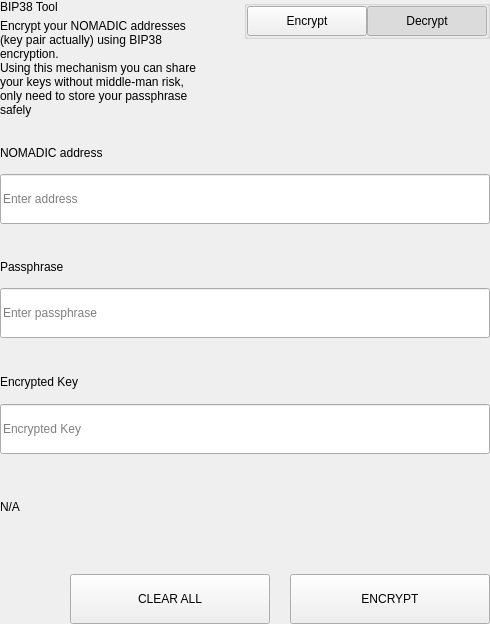
<?xml version="1.0" encoding="UTF-8"?>
<ui version="4.0">
 <class>SettingsBitToolWidget</class>
 <widget class="QWidget" name="SettingsBitToolWidget">
  <property name="geometry">
   <rect>
    <x>0</x>
    <y>0</y>
    <width>490</width>
    <height>624</height>
   </rect>
  </property>
  <property name="windowTitle">
   <string>Form</string>
  </property>
  <layout class="QVBoxLayout" name="verticalLayout">
   <property name="spacing">
    <number>0</number>
   </property>
   <property name="leftMargin">
    <number>0</number>
   </property>
   <property name="topMargin">
    <number>0</number>
   </property>
   <property name="rightMargin">
    <number>0</number>
   </property>
   <property name="bottomMargin">
    <number>0</number>
   </property>
   <item>
    <widget class="QWidget" name="left" native="true">
     <layout class="QVBoxLayout" name="verticalLayout_3">
      <property name="leftMargin">
       <number>0</number>
      </property>
      <property name="topMargin">
       <number>0</number>
      </property>
      <property name="rightMargin">
       <number>0</number>
      </property>
      <property name="bottomMargin">
       <number>0</number>
      </property>
      <item>
       <layout class="QVBoxLayout" name="verticalLayout_2">
        <property name="spacing">
         <number>0</number>
        </property>
        <item>
         <layout class="QHBoxLayout" name="horizontalLayout_3" stretch="3,1">
          <property name="spacing">
           <number>40</number>
          </property>
          <item>
           <layout class="QVBoxLayout" name="verticalLayoutTitle">
            <property name="spacing">
             <number>5</number>
            </property>
            <item>
             <widget class="QLabel" name="labelTitle">
              <property name="text">
               <string>BIP38 Tool</string>
              </property>
             </widget>
            </item>
            <item>
             <widget class="QLabel" name="labelSubtitle1">
              <property name="text">
               <string>Encrypt your NOMADIC addresses (key pair actually) using BIP38 encryption.
Using this mechanism you can share your keys without middle-man risk, only need to store your passphrase safely</string>
              </property>
              <property name="wordWrap">
               <bool>true</bool>
              </property>
             </widget>
            </item>
           </layout>
          </item>
          <item alignment="Qt::AlignTop">
           <widget class="QGroupBox" name="groupBox">
            <property name="title">
             <string/>
            </property>
            <property name="alignment">
             <set>Qt::AlignLeading|Qt::AlignLeft|Qt::AlignTop</set>
            </property>
            <layout class="QHBoxLayout" name="horizontalLayout_4">
             <property name="spacing">
              <number>0</number>
             </property>
             <property name="leftMargin">
              <number>0</number>
             </property>
             <property name="topMargin">
              <number>0</number>
             </property>
             <property name="rightMargin">
              <number>0</number>
             </property>
             <property name="bottomMargin">
              <number>0</number>
             </property>
             <item>
              <spacer name="horizontalSpacer">
               <property name="orientation">
                <enum>Qt::Horizontal</enum>
               </property>
               <property name="sizeHint" stdset="0">
                <size>
                 <width>40</width>
                 <height>20</height>
                </size>
               </property>
              </spacer>
             </item>
             <item>
              <widget class="QPushButton" name="pushLeft">
               <property name="minimumSize">
                <size>
                 <width>120</width>
                 <height>30</height>
                </size>
               </property>
               <property name="maximumSize">
                <size>
                 <width>120</width>
                 <height>30</height>
                </size>
               </property>
               <property name="focusPolicy">
                <enum>Qt::NoFocus</enum>
               </property>
               <property name="text">
                <string>Encrypt</string>
               </property>
               <property name="checkable">
                <bool>true</bool>
               </property>
               <property name="autoExclusive">
                <bool>true</bool>
               </property>
              </widget>
             </item>
             <item>
              <widget class="QPushButton" name="pushRight">
               <property name="minimumSize">
                <size>
                 <width>120</width>
                 <height>30</height>
                </size>
               </property>
               <property name="maximumSize">
                <size>
                 <width>120</width>
                 <height>30</height>
                </size>
               </property>
               <property name="focusPolicy">
                <enum>Qt::NoFocus</enum>
               </property>
               <property name="text">
                <string>Decrypt</string>
               </property>
               <property name="checkable">
                <bool>true</bool>
               </property>
               <property name="checked">
                <bool>true</bool>
               </property>
               <property name="autoExclusive">
                <bool>true</bool>
               </property>
              </widget>
             </item>
            </layout>
           </widget>
          </item>
         </layout>
        </item>
        <item>
         <widget class="QStackedWidget" name="stackedWidget">
          <property name="currentIndex">
           <number>1</number>
          </property>
          <widget class="QWidget" name="pageDecrypt">
           <layout class="QVBoxLayout" name="verticalLayout_5">
            <property name="spacing">
             <number>0</number>
            </property>
            <property name="leftMargin">
             <number>0</number>
            </property>
            <property name="topMargin">
             <number>0</number>
            </property>
            <property name="rightMargin">
             <number>0</number>
            </property>
            <property name="bottomMargin">
             <number>0</number>
            </property>
            <item>
             <widget class="QWidget" name="widget" native="true">
              <property name="minimumSize">
               <size>
                <width>0</width>
                <height>100</height>
               </size>
              </property>
              <layout class="QVBoxLayout" name="verticalLayout_4">
               <property name="spacing">
                <number>0</number>
               </property>
               <property name="leftMargin">
                <number>0</number>
               </property>
               <property name="topMargin">
                <number>0</number>
               </property>
               <property name="rightMargin">
                <number>0</number>
               </property>
               <property name="bottomMargin">
                <number>0</number>
               </property>
               <item>
                <spacer name="verticalSpacer_2">
                 <property name="orientation">
                  <enum>Qt::Vertical</enum>
                 </property>
                 <property name="sizeType">
                  <enum>QSizePolicy::Fixed</enum>
                 </property>
                 <property name="sizeHint" stdset="0">
                  <size>
                   <width>20</width>
                   <height>20</height>
                  </size>
                 </property>
                </spacer>
               </item>
               <item>
                <layout class="QHBoxLayout" name="horizontalLayout_6" stretch="2">
                 <property name="spacing">
                  <number>0</number>
                 </property>
                 <item>
                  <layout class="QVBoxLayout" name="verticalLayout_7">
                   <property name="spacing">
                    <number>9</number>
                   </property>
                   <item>
                    <widget class="QLabel" name="labelSubtitleKey">
                     <property name="minimumSize">
                      <size>
                       <width>0</width>
                       <height>20</height>
                      </size>
                     </property>
                     <property name="maximumSize">
                      <size>
                       <width>16777215</width>
                       <height>20</height>
                      </size>
                     </property>
                     <property name="text">
                      <string>Encrypted key</string>
                     </property>
                    </widget>
                   </item>
                   <item>
                    <widget class="QLineEdit" name="lineEditKey">
                     <property name="minimumSize">
                      <size>
                       <width>0</width>
                       <height>50</height>
                      </size>
                     </property>
                     <property name="maximumSize">
                      <size>
                       <width>16777215</width>
                       <height>50</height>
                      </size>
                     </property>
                     <property name="placeholderText">
                      <string>Enter a encrypted key</string>
                     </property>
                    </widget>
                   </item>
                  </layout>
                 </item>
                </layout>
               </item>
               <item>
                <spacer name="verticalSpacer_3">
                 <property name="orientation">
                  <enum>Qt::Vertical</enum>
                 </property>
                 <property name="sizeType">
                  <enum>QSizePolicy::Fixed</enum>
                 </property>
                 <property name="sizeHint" stdset="0">
                  <size>
                   <width>20</width>
                   <height>20</height>
                  </size>
                 </property>
                </spacer>
               </item>
               <item>
                <layout class="QVBoxLayout" name="verticalLayout_9">
                 <property name="spacing">
                  <number>9</number>
                 </property>
                 <item>
                  <widget class="QLabel" name="labelSubtitlePassphrase">
                   <property name="maximumSize">
                    <size>
                     <width>16777215</width>
                     <height>20</height>
                    </size>
                   </property>
                   <property name="text">
                    <string>Passphrase</string>
                   </property>
                  </widget>
                 </item>
                 <item>
                  <widget class="QLineEdit" name="lineEditPassphrase">
                   <property name="minimumSize">
                    <size>
                     <width>0</width>
                     <height>50</height>
                    </size>
                   </property>
                   <property name="maximumSize">
                    <size>
                     <width>16777215</width>
                     <height>50</height>
                    </size>
                   </property>
                   <property name="placeholderText">
                    <string>Enter a passphrase</string>
                   </property>
                  </widget>
                 </item>
                </layout>
               </item>
               <item>
                <spacer name="verticalSpacer_4">
                 <property name="orientation">
                  <enum>Qt::Vertical</enum>
                 </property>
                 <property name="sizeType">
                  <enum>QSizePolicy::Fixed</enum>
                 </property>
                 <property name="sizeHint" stdset="0">
                  <size>
                   <width>20</width>
                   <height>20</height>
                  </size>
                 </property>
                </spacer>
               </item>
               <item>
                <widget class="QWidget" name="widget_3" native="true">
                 <property name="sizePolicy">
                  <sizepolicy hsizetype="Preferred" vsizetype="Fixed">
                   <horstretch>0</horstretch>
                   <verstretch>0</verstretch>
                  </sizepolicy>
                 </property>
                 <layout class="QVBoxLayout" name="verticalLayout_10">
                  <property name="spacing">
                   <number>9</number>
                  </property>
                  <property name="leftMargin">
                   <number>0</number>
                  </property>
                  <property name="topMargin">
                   <number>0</number>
                  </property>
                  <property name="rightMargin">
                   <number>0</number>
                  </property>
                  <property name="bottomMargin">
                   <number>0</number>
                  </property>
                  <item>
                   <widget class="QLabel" name="labelSubtitleDecryptResult">
                    <property name="minimumSize">
                     <size>
                      <width>0</width>
                      <height>20</height>
                     </size>
                    </property>
                    <property name="maximumSize">
                     <size>
                      <width>16777215</width>
                      <height>20</height>
                     </size>
                    </property>
                    <property name="text">
                     <string>Decrypted address result</string>
                    </property>
                   </widget>
                  </item>
                  <item>
                   <widget class="QWidget" name="widget_4" native="true">
                    <layout class="QHBoxLayout" name="horizontalLayout" stretch="6,0,1">
                     <property name="spacing">
                      <number>0</number>
                     </property>
                     <property name="leftMargin">
                      <number>0</number>
                     </property>
                     <property name="topMargin">
                      <number>0</number>
                     </property>
                     <property name="rightMargin">
                      <number>0</number>
                     </property>
                     <property name="bottomMargin">
                      <number>0</number>
                     </property>
                     <item alignment="Qt::AlignVCenter">
                      <widget class="QLineEdit" name="lineEditDecryptResult">
                       <property name="minimumSize">
                        <size>
                         <width>0</width>
                         <height>50</height>
                        </size>
                       </property>
                       <property name="maximumSize">
                        <size>
                         <width>16777215</width>
                         <height>50</height>
                        </size>
                       </property>
                       <property name="placeholderText">
                        <string>Decrypted Address</string>
                       </property>
                      </widget>
                     </item>
                     <item>
                      <spacer name="horizontalSpacer_4">
                       <property name="orientation">
                        <enum>Qt::Horizontal</enum>
                       </property>
                       <property name="sizeType">
                        <enum>QSizePolicy::Fixed</enum>
                       </property>
                       <property name="sizeHint" stdset="0">
                        <size>
                         <width>20</width>
                         <height>50</height>
                        </size>
                       </property>
                      </spacer>
                     </item>
                     <item>
                      <widget class="QPushButton" name="pushButtonImport">
                       <property name="minimumSize">
                        <size>
                         <width>140</width>
                         <height>40</height>
                        </size>
                       </property>
                       <property name="text">
                        <string>Import Address</string>
                       </property>
                      </widget>
                     </item>
                    </layout>
                   </widget>
                  </item>
                 </layout>
                </widget>
               </item>
               <item>
                <widget class="QLabel" name="statusLabel_DEC">
                 <property name="maximumSize">
                  <size>
                   <width>16777215</width>
                   <height>40</height>
                  </size>
                 </property>
                 <property name="text">
                  <string/>
                 </property>
                </widget>
               </item>
               <item>
                <spacer name="verticalSpacer">
                 <property name="orientation">
                  <enum>Qt::Vertical</enum>
                 </property>
                 <property name="sizeType">
                  <enum>QSizePolicy::Preferred</enum>
                 </property>
                 <property name="sizeHint" stdset="0">
                  <size>
                   <width>20</width>
                   <height>20</height>
                  </size>
                 </property>
                </spacer>
               </item>
               <item>
                <layout class="QHBoxLayout" name="horizontalLayout_7">
                 <property name="spacing">
                  <number>0</number>
                 </property>
                 <item>
                  <spacer name="horizontalSpacer_5">
                   <property name="orientation">
                    <enum>Qt::Horizontal</enum>
                   </property>
                   <property name="sizeType">
                    <enum>QSizePolicy::Expanding</enum>
                   </property>
                   <property name="sizeHint" stdset="0">
                    <size>
                     <width>40</width>
                     <height>20</height>
                    </size>
                   </property>
                  </spacer>
                 </item>
                 <item>
                  <widget class="QPushButton" name="pushButtonDecryptClear">
                   <property name="minimumSize">
                    <size>
                     <width>200</width>
                     <height>50</height>
                    </size>
                   </property>
                   <property name="maximumSize">
                    <size>
                     <width>200</width>
                     <height>50</height>
                    </size>
                   </property>
                   <property name="text">
                    <string>CLEAR</string>
                   </property>
                  </widget>
                 </item>
                 <item>
                  <spacer name="horizontalSpacer_3">
                   <property name="orientation">
                    <enum>Qt::Horizontal</enum>
                   </property>
                   <property name="sizeType">
                    <enum>QSizePolicy::Fixed</enum>
                   </property>
                   <property name="sizeHint" stdset="0">
                    <size>
                     <width>20</width>
                     <height>20</height>
                    </size>
                   </property>
                  </spacer>
                 </item>
                 <item>
                  <widget class="QPushButton" name="pushButtonDecrypt">
                   <property name="minimumSize">
                    <size>
                     <width>200</width>
                     <height>50</height>
                    </size>
                   </property>
                   <property name="maximumSize">
                    <size>
                     <width>200</width>
                     <height>50</height>
                    </size>
                   </property>
                   <property name="text">
                    <string>DECRYPT KEY</string>
                   </property>
                  </widget>
                 </item>
                </layout>
               </item>
              </layout>
             </widget>
            </item>
           </layout>
          </widget>
          <widget class="QWidget" name="pageEncrypt">
           <layout class="QVBoxLayout" name="verticalLayout_11">
            <property name="spacing">
             <number>0</number>
            </property>
            <property name="leftMargin">
             <number>0</number>
            </property>
            <property name="topMargin">
             <number>0</number>
            </property>
            <property name="rightMargin">
             <number>0</number>
            </property>
            <property name="bottomMargin">
             <number>0</number>
            </property>
            <item>
             <spacer name="verticalSpacer_8">
              <property name="orientation">
               <enum>Qt::Vertical</enum>
              </property>
              <property name="sizeType">
               <enum>QSizePolicy::Fixed</enum>
              </property>
              <property name="sizeHint" stdset="0">
               <size>
                <width>20</width>
                <height>20</height>
               </size>
              </property>
             </spacer>
            </item>
            <item>
             <widget class="QWidget" name="containerAddressEnc" native="true">
              <layout class="QVBoxLayout" name="containerAddressEncLayout">
               <property name="spacing">
                <number>5</number>
               </property>
               <property name="leftMargin">
                <number>0</number>
               </property>
               <property name="topMargin">
                <number>0</number>
               </property>
               <property name="rightMargin">
                <number>0</number>
               </property>
               <property name="bottomMargin">
                <number>0</number>
               </property>
               <item>
                <widget class="QLabel" name="labelSubtitleAddress">
                 <property name="minimumSize">
                  <size>
                   <width>0</width>
                   <height>20</height>
                  </size>
                 </property>
                 <property name="maximumSize">
                  <size>
                   <width>16777215</width>
                   <height>20</height>
                  </size>
                 </property>
                 <property name="text">
                  <string>NOMADIC address</string>
                 </property>
                </widget>
               </item>
               <item>
                <widget class="QLineEdit" name="addressIn_ENC">
                 <property name="minimumSize">
                  <size>
                   <width>0</width>
                   <height>50</height>
                  </size>
                 </property>
                 <property name="placeholderText">
                  <string>Enter address</string>
                 </property>
                </widget>
               </item>
              </layout>
             </widget>
            </item>
            <item>
             <spacer name="verticalSpacer_6">
              <property name="orientation">
               <enum>Qt::Vertical</enum>
              </property>
              <property name="sizeType">
               <enum>QSizePolicy::Fixed</enum>
              </property>
              <property name="sizeHint" stdset="0">
               <size>
                <width>20</width>
                <height>20</height>
               </size>
              </property>
             </spacer>
            </item>
            <item>
             <widget class="QWidget" name="containerAddress" native="true">
              <layout class="QHBoxLayout" name="horizontalLayout_9" stretch="2">
               <property name="spacing">
                <number>0</number>
               </property>
               <property name="leftMargin">
                <number>0</number>
               </property>
               <property name="topMargin">
                <number>0</number>
               </property>
               <property name="rightMargin">
                <number>0</number>
               </property>
               <property name="bottomMargin">
                <number>0</number>
               </property>
               <item>
                <layout class="QVBoxLayout" name="verticalLayout_8">
                 <property name="spacing">
                  <number>5</number>
                 </property>
                 <item>
                  <widget class="QLabel" name="labelSubtitleMessage">
                   <property name="minimumSize">
                    <size>
                     <width>0</width>
                     <height>20</height>
                    </size>
                   </property>
                   <property name="maximumSize">
                    <size>
                     <width>16777215</width>
                     <height>20</height>
                    </size>
                   </property>
                   <property name="text">
                    <string>Passphrase</string>
                   </property>
                  </widget>
                 </item>
                 <item>
                  <widget class="QLineEdit" name="passphraseIn_ENC">
                   <property name="minimumSize">
                    <size>
                     <width>0</width>
                     <height>50</height>
                    </size>
                   </property>
                   <property name="maximumSize">
                    <size>
                     <width>16777215</width>
                     <height>50</height>
                    </size>
                   </property>
                   <property name="placeholderText">
                    <string>Enter passphrase</string>
                   </property>
                  </widget>
                 </item>
                </layout>
               </item>
              </layout>
             </widget>
            </item>
            <item>
             <spacer name="verticalSpacer_7">
              <property name="orientation">
               <enum>Qt::Vertical</enum>
              </property>
              <property name="sizeType">
               <enum>QSizePolicy::Fixed</enum>
              </property>
              <property name="sizeHint" stdset="0">
               <size>
                <width>20</width>
                <height>20</height>
               </size>
              </property>
             </spacer>
            </item>
            <item>
             <widget class="QWidget" name="widget_2" native="true">
              <property name="minimumSize">
               <size>
                <width>0</width>
                <height>75</height>
               </size>
              </property>
              <property name="maximumSize">
               <size>
                <width>16777215</width>
                <height>16777215</height>
               </size>
              </property>
              <layout class="QVBoxLayout" name="verticalLayout_6">
               <property name="leftMargin">
                <number>0</number>
               </property>
               <property name="topMargin">
                <number>0</number>
               </property>
               <property name="rightMargin">
                <number>0</number>
               </property>
               <property name="bottomMargin">
                <number>0</number>
               </property>
               <item>
                <widget class="QLabel" name="labelSubtitleEncryptedKey">
                 <property name="minimumSize">
                  <size>
                   <width>0</width>
                   <height>20</height>
                  </size>
                 </property>
                 <property name="maximumSize">
                  <size>
                   <width>16777215</width>
                   <height>20</height>
                  </size>
                 </property>
                 <property name="text">
                  <string>Encrypted Key</string>
                 </property>
                </widget>
               </item>
               <item>
                <widget class="QLineEdit" name="encryptedKeyOut_ENC">
                 <property name="minimumSize">
                  <size>
                   <width>0</width>
                   <height>50</height>
                  </size>
                 </property>
                 <property name="placeholderText">
                  <string>Encrypted Key</string>
                 </property>
                </widget>
               </item>
              </layout>
             </widget>
            </item>
            <item>
             <widget class="QLabel" name="statusLabel_ENC">
              <property name="text">
               <string notr="true">N/A</string>
              </property>
             </widget>
            </item>
            <item>
             <spacer name="verticalSpacer_5">
              <property name="orientation">
               <enum>Qt::Vertical</enum>
              </property>
              <property name="sizeType">
               <enum>QSizePolicy::Fixed</enum>
              </property>
              <property name="sizeHint" stdset="0">
               <size>
                <width>20</width>
                <height>20</height>
               </size>
              </property>
             </spacer>
            </item>
            <item>
             <layout class="QHBoxLayout" name="horizontalLayout_8">
              <property name="spacing">
               <number>0</number>
              </property>
              <item>
               <spacer name="horizontalSpacer_6">
                <property name="orientation">
                 <enum>Qt::Horizontal</enum>
                </property>
                <property name="sizeType">
                 <enum>QSizePolicy::Expanding</enum>
                </property>
                <property name="sizeHint" stdset="0">
                 <size>
                  <width>40</width>
                  <height>20</height>
                 </size>
                </property>
               </spacer>
              </item>
              <item>
               <widget class="QPushButton" name="pushButtonClear">
                <property name="minimumSize">
                 <size>
                  <width>200</width>
                  <height>50</height>
                 </size>
                </property>
                <property name="focusPolicy">
                 <enum>Qt::NoFocus</enum>
                </property>
                <property name="text">
                 <string>CLEAR ALL</string>
                </property>
               </widget>
              </item>
              <item>
               <spacer name="horizontalSpacer_2">
                <property name="orientation">
                 <enum>Qt::Horizontal</enum>
                </property>
                <property name="sizeType">
                 <enum>QSizePolicy::Fixed</enum>
                </property>
                <property name="sizeHint" stdset="0">
                 <size>
                  <width>20</width>
                  <height>20</height>
                 </size>
                </property>
               </spacer>
              </item>
              <item>
               <widget class="QPushButton" name="pushButtonEncrypt">
                <property name="minimumSize">
                 <size>
                  <width>200</width>
                  <height>50</height>
                 </size>
                </property>
                <property name="maximumSize">
                 <size>
                  <width>200</width>
                  <height>50</height>
                 </size>
                </property>
                <property name="focusPolicy">
                 <enum>Qt::NoFocus</enum>
                </property>
                <property name="text">
                 <string>ENCRYPT</string>
                </property>
               </widget>
              </item>
             </layout>
            </item>
           </layout>
          </widget>
         </widget>
        </item>
       </layout>
      </item>
     </layout>
    </widget>
   </item>
  </layout>
 </widget>
 <resources/>
 <connections/>
</ui>
